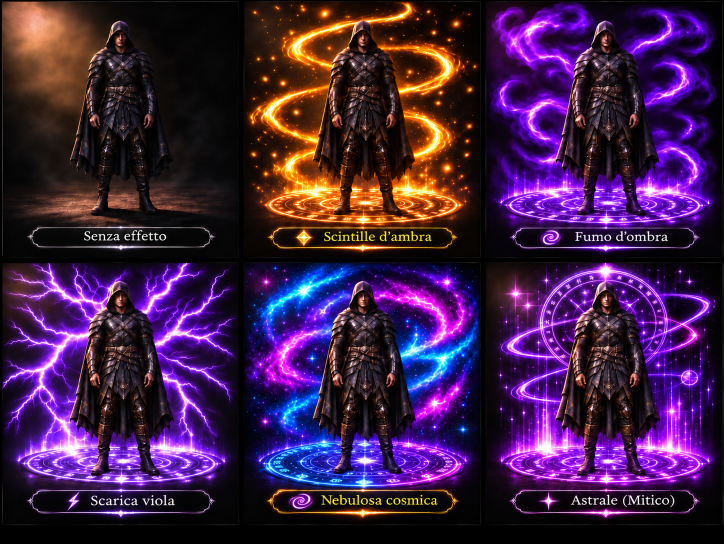
#> input picture img/effetti/reference-approvata-v537.png, 1447 x 1087 px (shown at 1/2 size)
$ python v541-stage-reference-diagnostic.py
#> lines starting #> are read from the running program, lines starting #| are printed output that depends on the picture
from pathlib import Path
from PIL import Image, ImageOps, ImageDraw
import base64,io
root=Path(__file__).resolve().parents[1]
names=['reference-approvata-v537.png','effetti-reference-v537.webp','effetti-reference-v540.webp']
images=[]
for name in names:
 image=Image.open(root/'img/effetti'/name).convert('RGBA')
 print('STAGE_META:'+name+':'+str(image.size)+':'+str(image.getbbox()),flush=True)
#| STAGE_META:reference-approvata-v537.png:(1447, 1087):(0, 0, 1447, 1087)
 thumb=image.copy()
 thumb.thumbnail((920,650),Image.Resampling.LANCZOS)
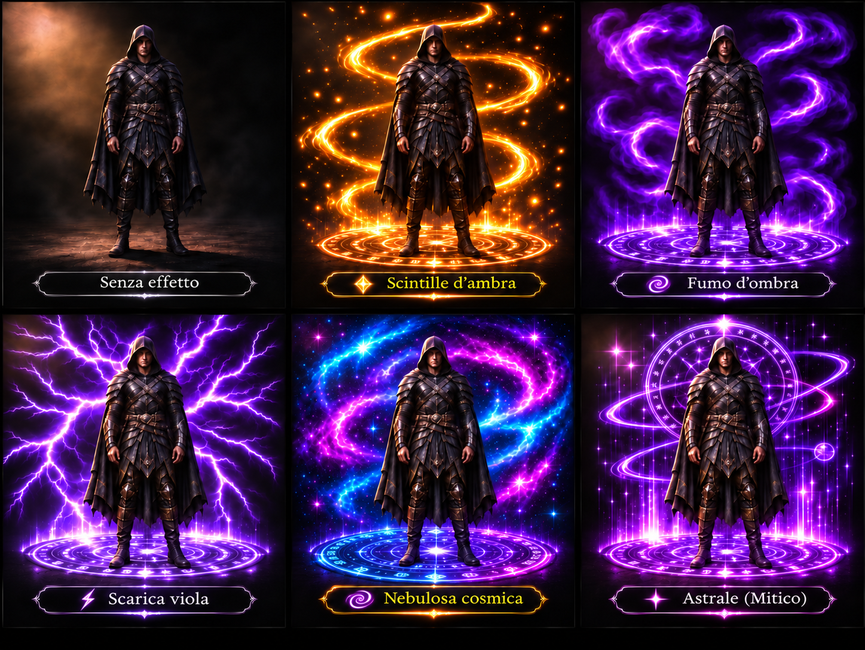
#> thumb: PIL image 865x650 RGBA; mean R, G, B, A 64.4, 30.9, 71.6, 255
 bg=Image.new('RGB',thumb.size,(19,18,30));bg.paste(thumb,(0,0),thumb.getchannel('A'))
#> after `bg = Image.new('RGB', thumb.size, (19, 18, 30))`:
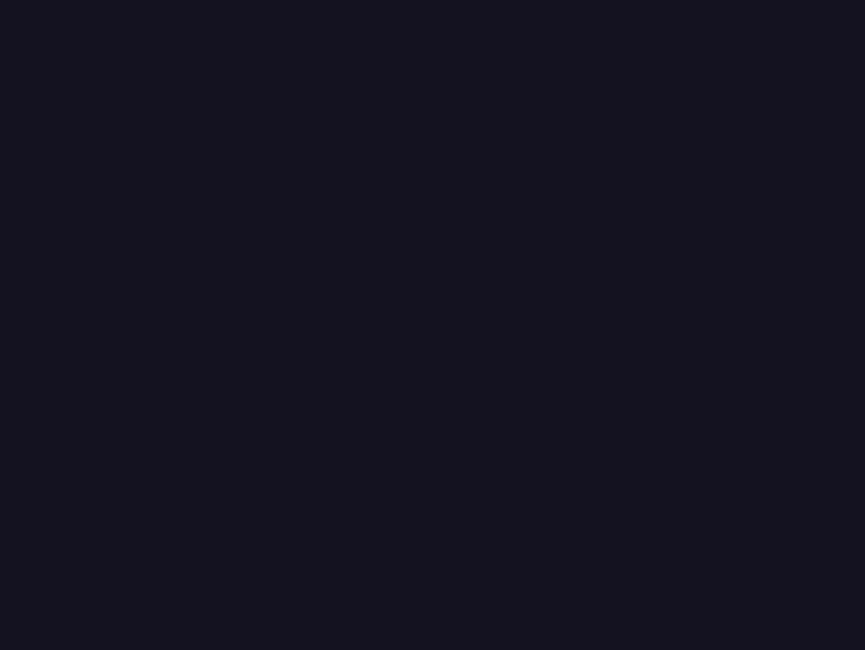
#> bg: PIL image 865x650 RGB; mean R, G, B 19, 18, 30
 images.append((name,bg))
#> pass 2 of the loop `for name in names:`:
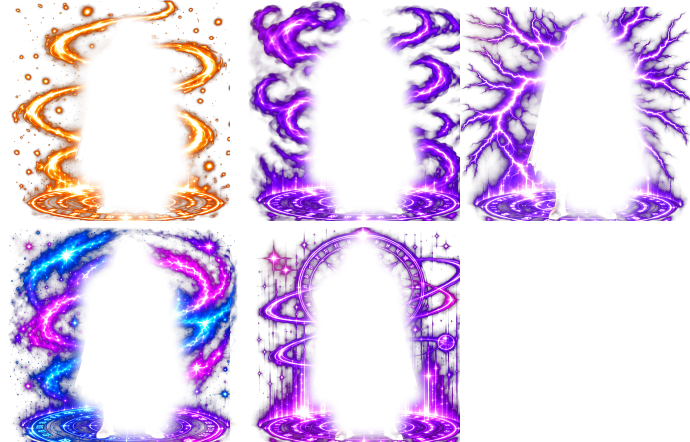
#> input picture img/effetti/effetti-reference-v537.webp, 1380 x 884 px (shown at 1/2 size)
#> image is the input picture: PIL image 1380x884 RGBA; mean R, G, B, A 78.6, 37.2, 97, 60.3
#| STAGE_META:effetti-reference-v537.webp:(1380, 884):(15, 0, 1380, 884)
#> thumb: PIL image 920x589 RGBA
#> `bg = Image.new('RGB', thumb.size, (19, 18, 30))`:
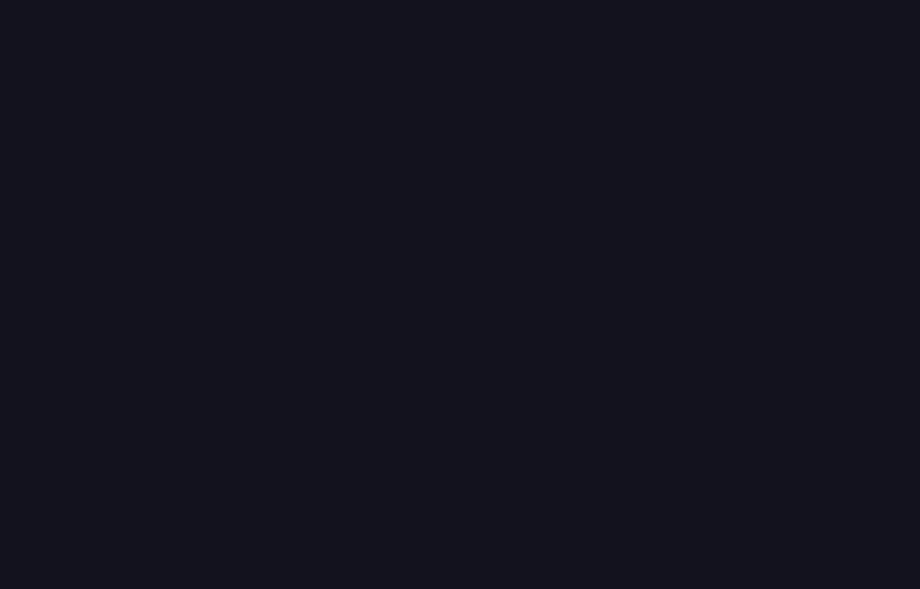
#> bg: PIL image 920x589 RGB; mean R, G, B 19, 18, 30
#> `bg.paste(thumb, (0, 0), thumb.getchannel('A'))`:
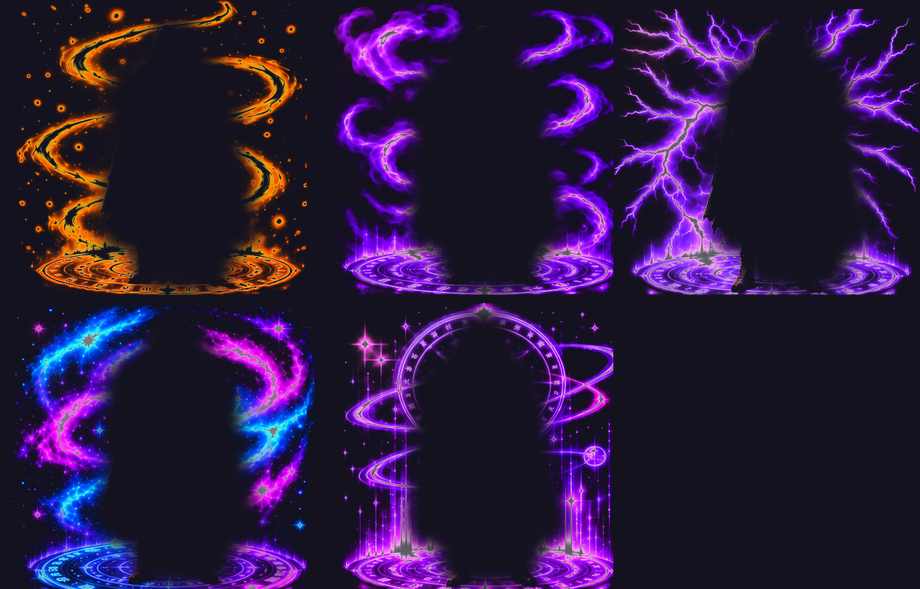
#> bg: PIL image 920x589 RGB; mean R, G, B 44.7, 25.8, 64
#> pass 3 of the loop `for name in names:`:
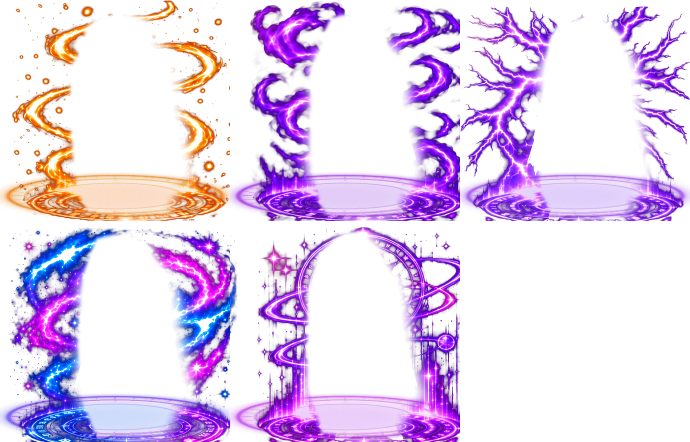
#> input picture img/effetti/effetti-reference-v540.webp, 1380 x 884 px (shown at 1/2 size)
#> image is the input picture: PIL image 1380x884 RGBA; mean R, G, B, A 50.2, 20.9, 65, 57.2
#| STAGE_META:effetti-reference-v540.webp:(1380, 884):(0, 0, 1380, 884)
#> `thumb.thumbnail((920,650),Image.Resampling.LANCZOS)`:
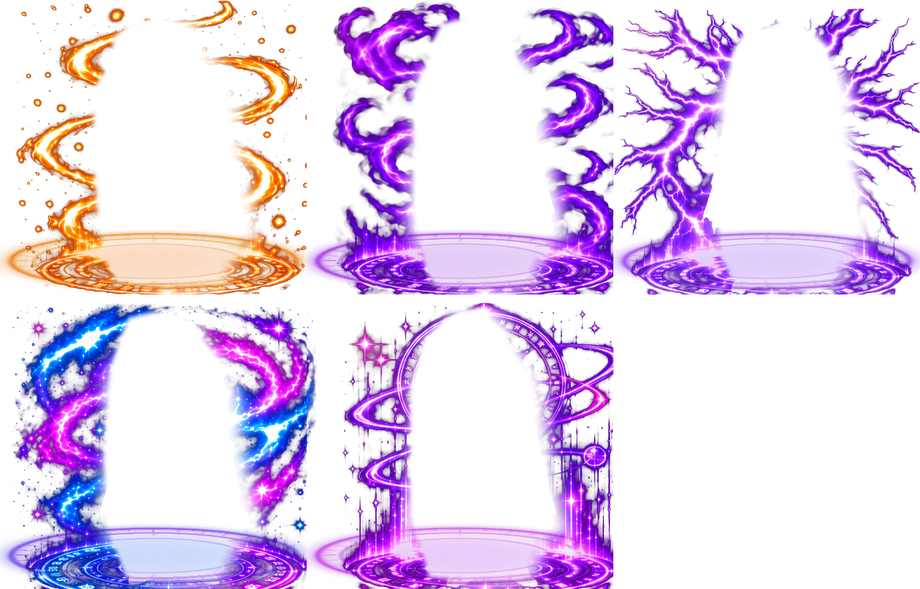
#> thumb: PIL image 920x589 RGBA; mean R, G, B, A 53.2, 22.9, 67.9, 57.1; transparent parts drawn white
#> `bg.paste(thumb, (0, 0), thumb.getchannel('A'))`:
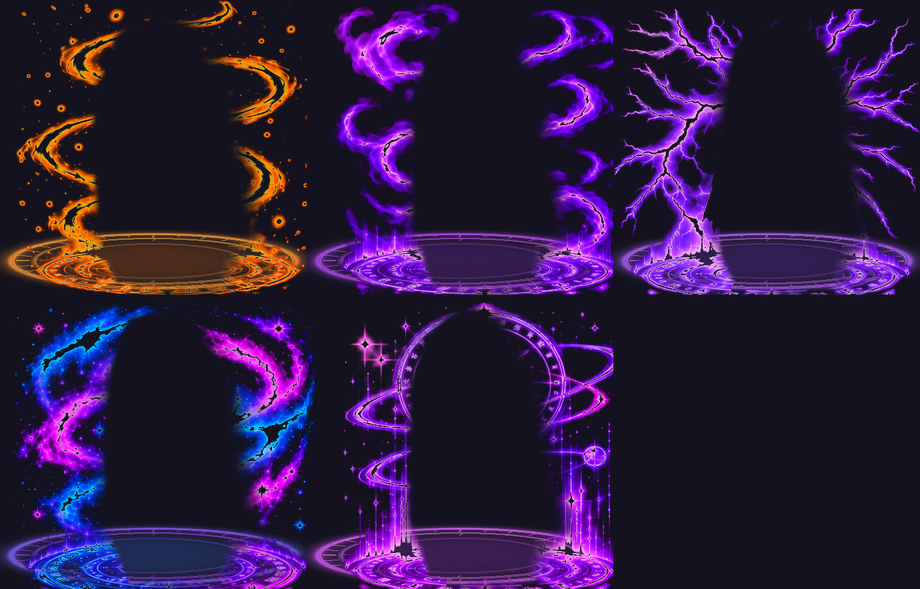
#> bg: PIL image 920x589 RGB; mean R, G, B 45.7, 26.2, 64.5
w=max(im.width for _,im in images);h=sum(im.height+46 for _,im in images)
#> after `w = max((im.width for _, im in images))`: w = 920
#> after `h = sum((im.height + 46 for _, im in images))`: h = 1966
out=Image.new('RGB',(w,h),(15,14,22));d=ImageDraw.Draw(out);yy=0
#> after `out = Image.new('RGB', (w, h), (15, 14, 22))`:
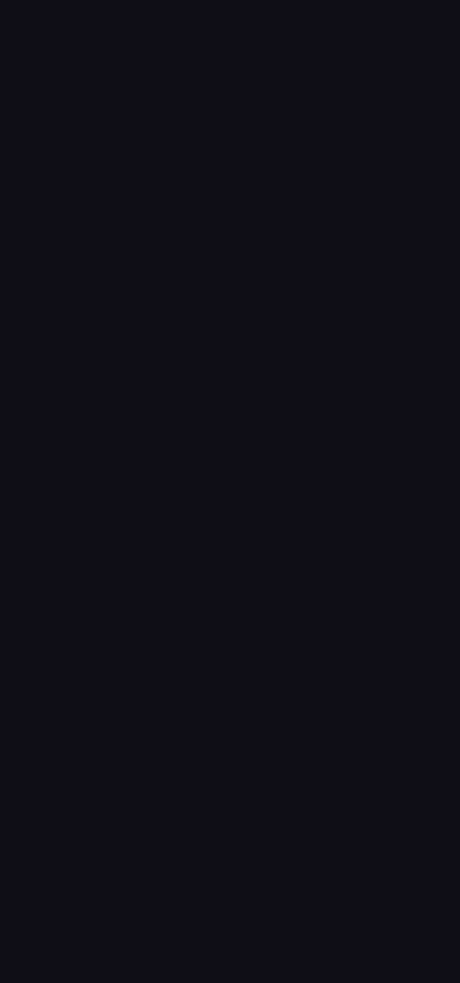
#> out: PIL image 920x1966 RGB (shown at 1/2 size); mean R, G, B 15, 14, 22
for name,im in images:
 d.text((10,yy+9),name,fill=(255,242,224))
 yy+=38
 out.paste(im,(0,yy));yy+=im.height+8
#> this loop made 3 passes
#> (name, yy) on passes 1 to 3: ('reference-approvata-v537.png', 696), ('effetti-reference-v537.webp', 1331), ('effetti-reference-v540.webp', 1966)
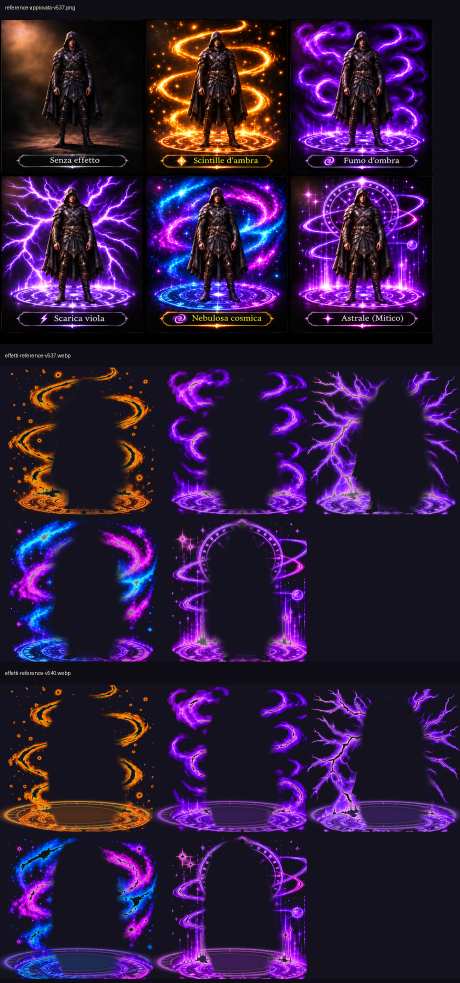
#> out: PIL image 920x1966 RGB (shown at 1/2 size); mean R, G, B 48.6, 26.6, 62.8
#> after the loop, yy = 1966
out.thumbnail((850,1800),Image.Resampling.LANCZOS)
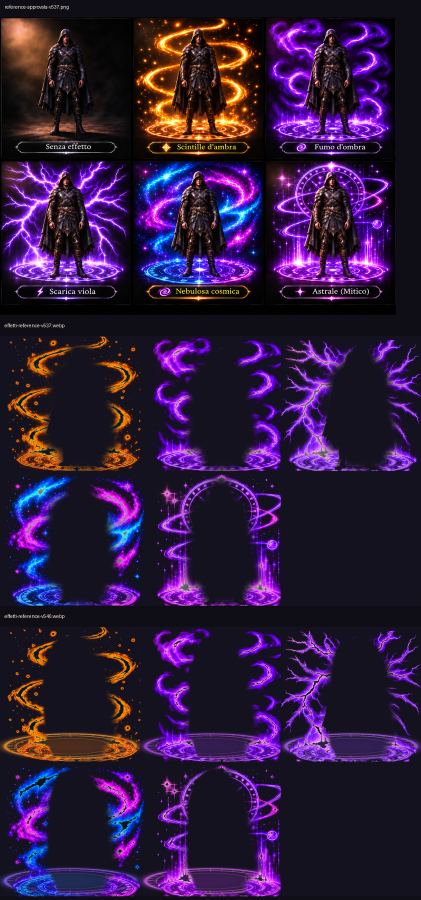
#> out: PIL image 842x1800 RGB (shown at 1/2 size); mean R, G, B 48.6, 26.6, 62.8
buff=io.BytesIO();out.save(buff,'JPEG',quality=72,optimize=True)
enc=base64.b64encode(buff.getvalue()).decode('ascii')
print('STAGE_PREVIEW_META:'+str(len(enc)),flush=True)
for i in range(0,len(enc),3000):
 print('STAGE_PREVIEW_PART:'+str(i//3000).zfill(4)+':'+enc[i:i+3000],flush=True)
print('STAGE_PREVIEW_END',flush=True)
